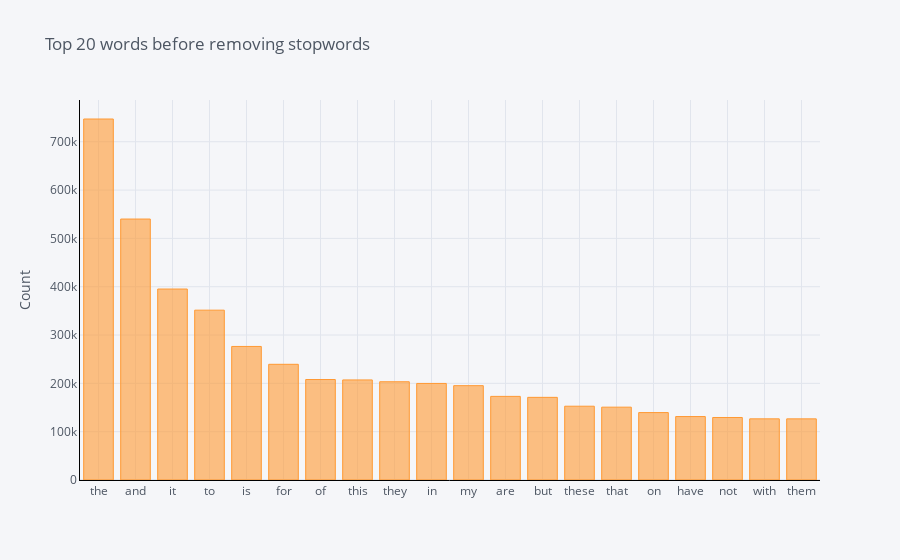

Notebook source saved alongside this figure:
### Code cell
# plot most frequent words
plot_ngram_histogram_word_frequency(reviews_data['reviewText'], title="Top 20 words before removing stopwords")

### Figure 1 — Plotly figure (JSON) as saved in the notebook; plotly's stock layout.template omitted (floating-point values rounded to 4 significant figures)
{"data": [{"marker": {"color": "rgba(255, 153, 51, 0.6)", "line": {"color": "rgba(255, 153, 51, 1.0)", "width": 1}}, "name": "frequency", "orientation": "v", "text": "", "type": "bar", "x": ["the", "and", "it", "to", "is", "for", "of", "this", "they", "in", "my", "are", "but", "these", "that", "on", "have", "not", "with", "them"], "y": [747066, 540048, 395225, 351474, 276392, 239440, 207927, 207098, 203325, 199826, 195219, 173027, 171042, 152711, 150714, 139500, 131275, 129370, 126546, 126515]}], "layout": {"legend": {"bgcolor": "#F5F6F9", "font": {"color": "#4D5663"}}, "paper_bgcolor": "#F5F6F9", "plot_bgcolor": "#F5F6F9", "title": {"font": {"color": "#4D5663"}, "text": "Top 20 words before removing stopwords"}, "xaxis": {"gridcolor": "#E1E5ED", "linecolor": "black", "showgrid": true, "tickfont": {"color": "#4D5663"}, "title": {"font": {"color": "#4D5663"}, "text": ""}, "zerolinecolor": "#E1E5ED"}, "yaxis": {"gridcolor": "#E1E5ED", "linecolor": "black", "showgrid": true, "tickfont": {"color": "#4D5663"}, "title": {"font": {"color": "#4D5663"}, "text": "Count"}, "zerolinecolor": "#E1E5ED"}}}
